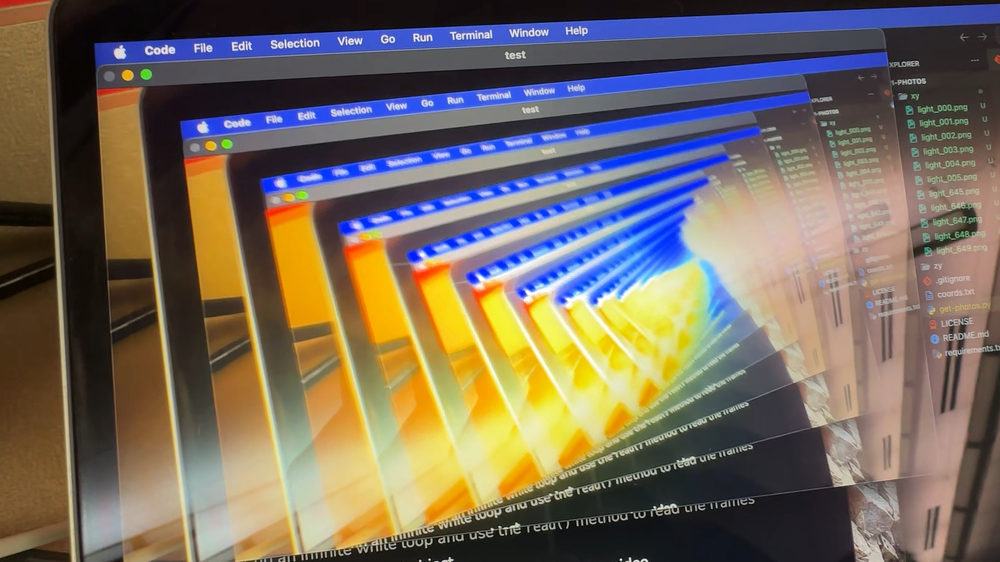
#> input picture xy/light_000.png, 1000 x 562 px, shrunk from 1920 x 1080 before the run
$ python image_processing.py
#> lines starting #> are read from the running program, lines starting #| are printed output that depends on the picture; after the words box and inside, x2 and y2 are one past the last pixel; in counts of white or black regions, pixels touching at a corner belong together
import numpy as np
import matplotlib as plt
from PIL import Image
import cv2

def convert_to_greyscale():

	#Load image using PIL
	img = Image.open('xy/light_000.png')
#> img is the input picture: PIL image 1000x562 RGB; mean R, G, B 117.7, 106.8, 94.1

	#Convert img to NumPy array
	img_array = np.array(img)

	#Grayscale conversion formula: Y= 0.299*R + 0.587*G + 0.114*B
	gray_img = np.dot (img_array[..., :3], [0.299, 0.587, 0.114])
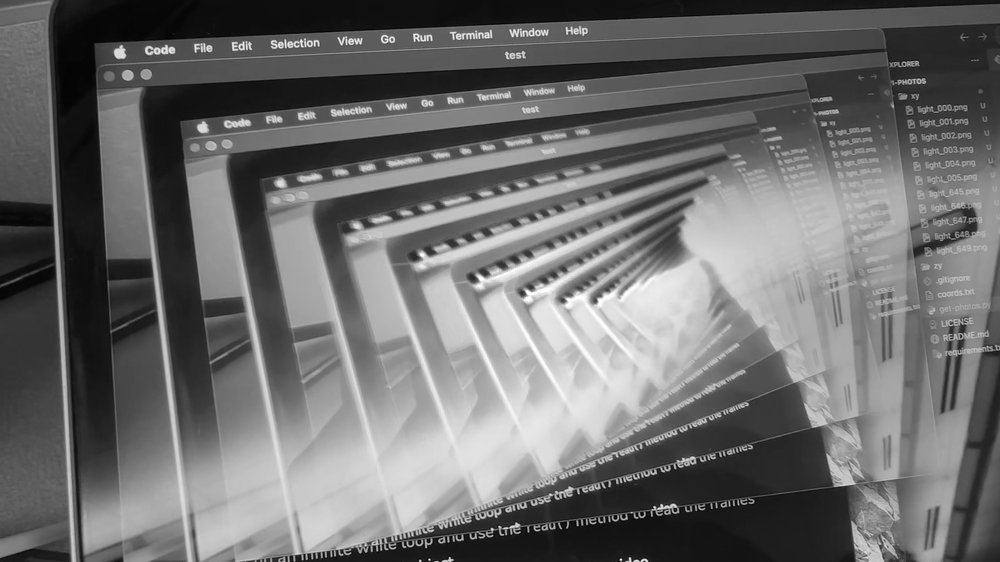
#> gray_img: shape (562, 1000) float64; min 0, max 255, mean 108.6

	brightest_pixel = gray_img.max()
#> brightest_pixel = 255

	coords = np.unravel_index(np.argmax(gray_img), gray_img.shape)
#> coords = (279, 480)
	print("brightest coordinates:", coords)
#| brightest coordinates: (279, 480)

	x, y = coords[1], coords[0]
#> x = 480; y = 279

	cv2.circle(img_array, (x, y), radius=5, color=(0,0,255), thickness=2)
#> img_array: shape (562, 1000, 3); 0.02% of pixels changed, all inside (x1, y1, x2, y2) = (474, 273, 487, 286)

	cv2.imshow("Brightest Pixel", img_array)
	cv2.waitKey(0)
	cv2.destroyAllWindows()


convert_to_greyscale()
